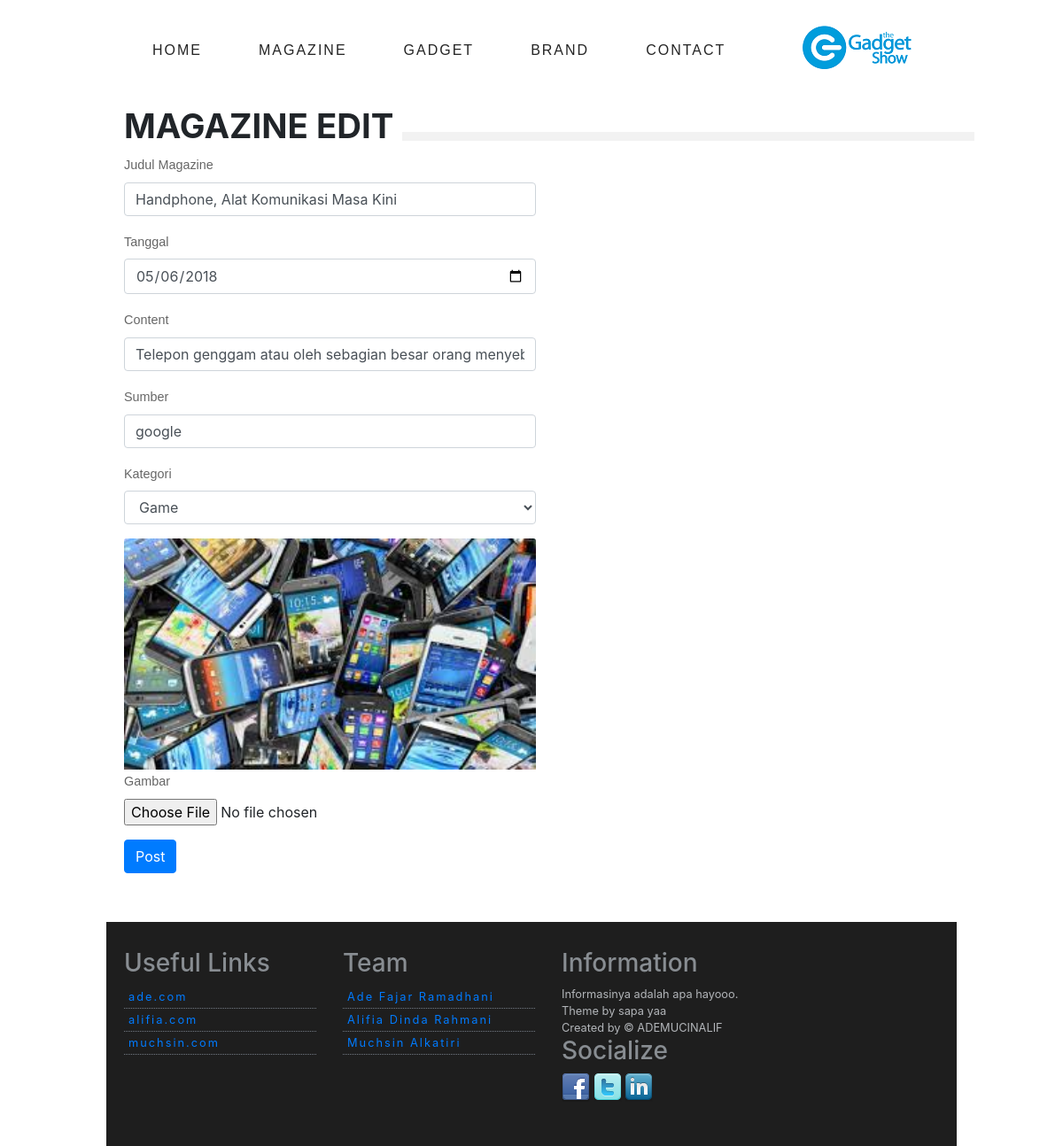
Before: /magazine/edit/2 with the older database file.
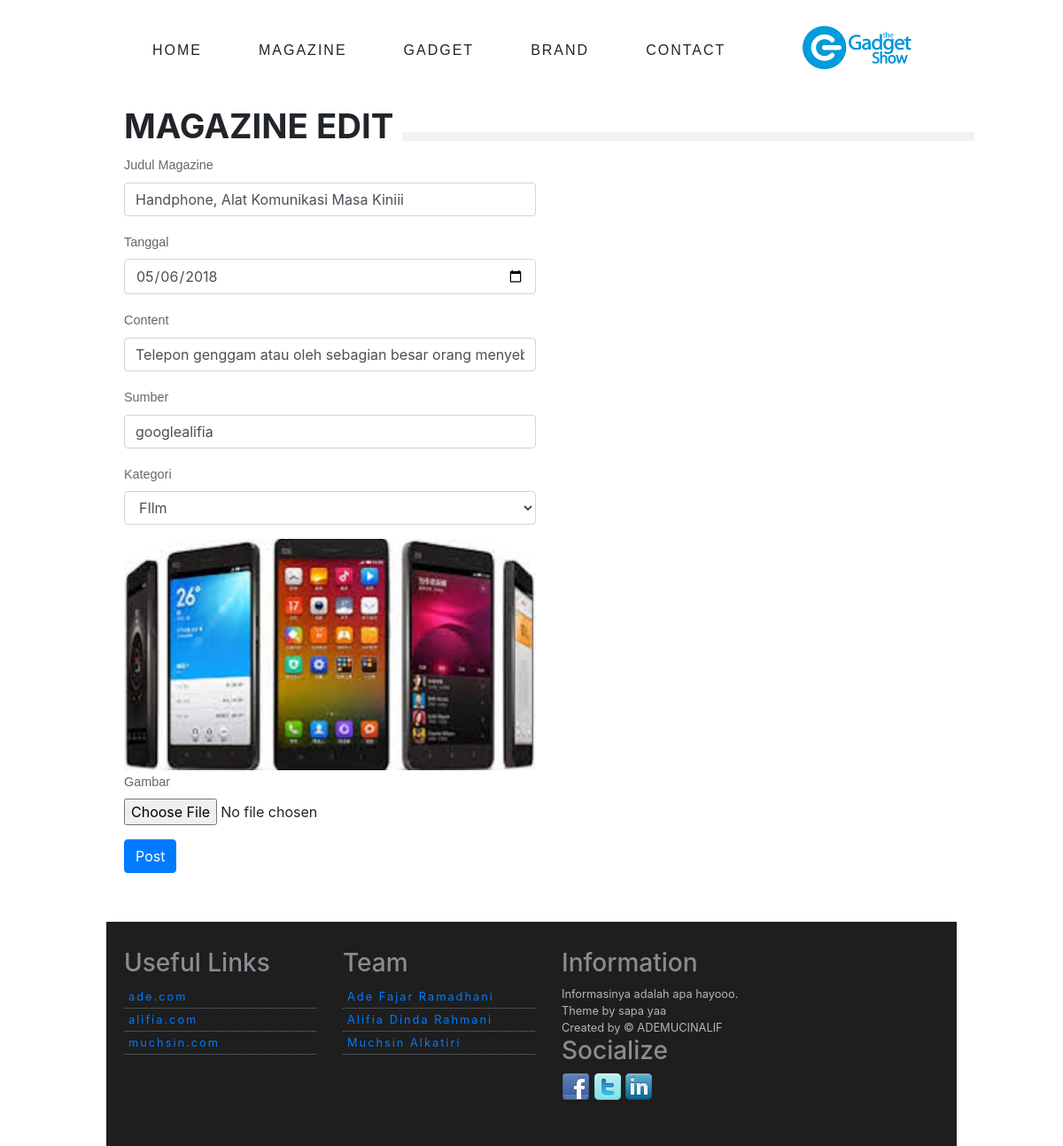
After: the same page with the newer database file.
### tables this page shows
CREATE TABLE `magazine` (
  `id_magazine` int(11) NOT NULL,
  `judul_magazine` varchar(100) NOT NULL,
  `tanggal` date NOT NULL,
  `content` text NOT NULL,
  `image` varchar(100) NOT NULL,
  `sumber` varchar(100) NOT NULL,
  `fk_id_category` int(11) NOT NULL
);

### application/controllers/Magazine.php (called while the page is built, shortened)
<?php
class Magazine extends CI_Controller {
	function __construct()
	{
		$this->load->helper('MY');
		$this->load->model('artikel');
		$this->load->model('category_model');
	}
		public function edit($id = NULL)
	{
		$data['page_title'] = 'MAGAZINE EDIT';
		$data['artikel'] = $this->artikel->get_magazine_by_id($id);
		$data['category'] = $this->category_model->generate_category_dropdown();
	    $this->load->helper('form');
	    $this->load->library('form_validation');
		$this->form_validation->set_rules('judul_magazine', 'judul_magazine', 'required',
			array(
				'required' 		=> 'Isi %s donk, males amat.'
			));
	    if ($this->form_validation->run() === FALSE)
	    {
	        $this->load->view('templates/v_header');
	        $this->load->view('magazine/form_edit', $data);
	        $this->load->view('templates/v_footer');
	    }
}
}

### index.php (called while the page is built, shortened)
<?php
require_once BASEPATH.'core/CodeIgniter.php';

### application/models/Artikel.php (called while the page is built, shortened)
<?php
class Artikel extends CI_Model {
      public function get_magazine_by_id($id)
    {
        $query = $this->db->get_where('magazine', array('id_magazine' => $id));
        return $query->row();
    }
}

### application/views/magazine/form_edit.php (the view, shortened to what this page needs)
<div id="container">
  <div class="one">
    <div class="heading_bg">
      <h2><strong><?php echo $page_title ?></strong></h2>
    </div>
  </div>
  <div class="one-half">
          <?php echo form_open_multipart(current_url(), array('class' => 'needs-validation', 'novalidate' => '')); ?>
          <div class="form-group">
            <label for="title">Judul Magazine</label>
            <input type="text" class="form-control" name="judul_magazine" value="<?php echo set_value('judul_magazine', $artikel->judul_magazine) ?>" required>
          </div>
          <div class="form-group">
            <label for="title">Tanggal</label>
            <input type="date" class="form-control" name="tanggal" value="<?php echo set_value('tanggal', $artikel->tanggal) ?>" required>
          </div>
          <div class="form-group">
            <label for="title">Content</label>
            <input type="text" class="form-control" name="content" value="<?php echo set_value('content', $artikel->content) ?>" required>
          </div>
          <div class="form-group">
            <label for="title">Sumber</label>
            <input type="text" class="form-control" name="sumber" value="<?php echo set_value('sumber', $artikel->sumber) ?>" required>
          </div>
            <div class="form-group">
            <label>Kategori</label>
            <?php echo form_dropdown('id_category', $category, set_value('id_category', $artikel->fk_id_category), 'class="form-control" required' ); ?>
          </div>
          <div class="form-group">
            <?php if( $artikel->image ) : ?>
            <img class="card-img-top" src="<?php echo base_url() .'img/'. $artikel->image ?>" alt="Card image cap" width=300>
            <?php endif; ?>
            <label for="thumbnail">Gambar</label>
            <input type="file" class="form-control-file" name="thumbnail">
          </div>
          <button id="submitBtn" type="submit" class="btn btn-primary">Post</button>
        </form>
  </div>
  <div style="clear:both; height: 40px"></div>
</div>
  <link rel="stylesheet" href="<?php echo base_url() ?>assets/css/bootstrap.min.css">
  <link rel="stylesheet" href="<?php echo base_url() ?>assets/css/custom.css">

Changed rows visible on the page:
changed magazine: judul_magazine "Handphone, Alat Komunikasi Masa Kini" → "Handphone, Alat Komunikasi Masa Kiniii"; sumber "google" → "googlealifia"; image: a different picture
Other visible differences:
form field id_category: "Game" → "FIlm"
